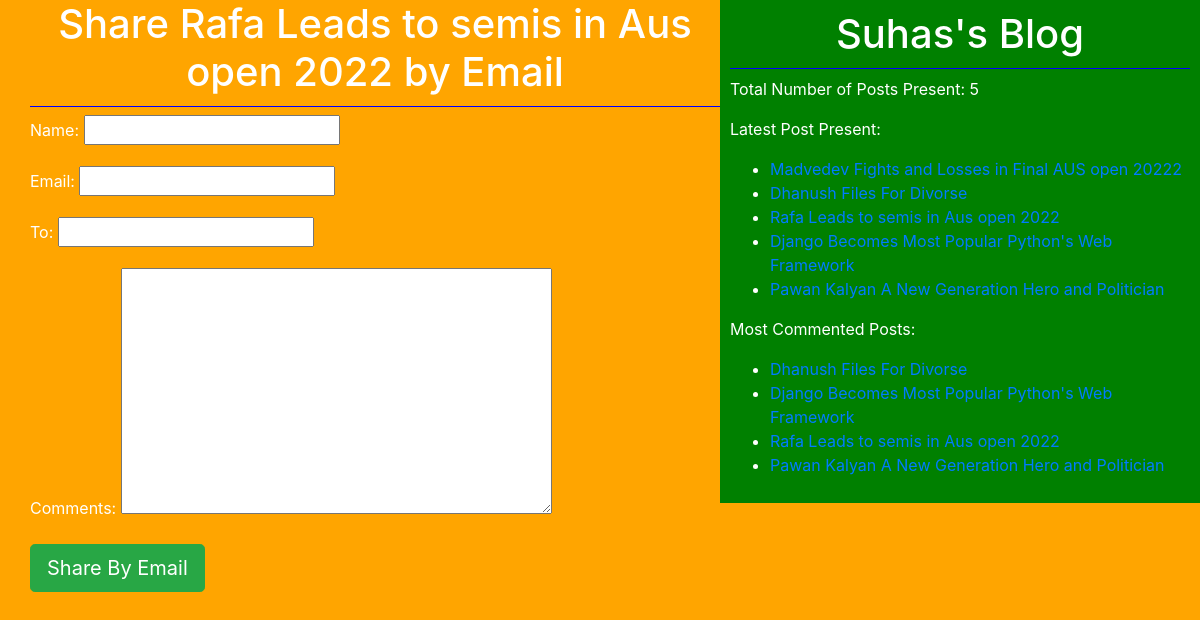
The app's page /2/share/ with its own data.
### testapp/models.py (models this page shows, shortened)
class Post(models.Model):
    title=models.CharField(max_length=250)
    slug=models.SlugField(max_length=300,unique_for_date='publish')
    author=models.ForeignKey(User,related_name='post_detail',on_delete=models.CASCADE)
    body=models.TextField()
    publish=models.DateField(default=timezone.now)
    created=models.DateTimeField(auto_now_add=True)
    updated=models.DateTimeField(auto_now_add=True)
    STATUS_CHOICES=(('draft','Draft'),('published','Published'))
    status=models.CharField(max_length=10,choices=STATUS_CHOICES,default='draft')
    tags=TaggableManager()
    class Meta:
        ordering=('-publish',)
    def get_absolute_url(self):
        return reverse('post_detail',args=[self.publish.year,self.publish.strftime('%m'),self.publish.strftime('%d'),self.slug])

### testapp/views.py (the view, shortened to what this page needs)
# urls.py: re_path('(?P<id>\d+)/share/$', views.mail_send_view),
def mail_send_view(request,id):
    post=get_object_or_404(Post,id=id,status='published')
    form=EmailSendForm()
    sent=False
    return render(request,'testapp/sharebyemail.html',{'post':post,'form':form,'sent':sent})

### testapp/forms.py
class EmailSendForm(forms.Form):
    name=forms.CharField()
    email=forms.EmailField()
    to=forms.EmailField()
    comments=forms.CharField(required=False,widget=forms.Textarea)

### testapp/templatetags/blog_tags.py (called while the page is built)
@register.simple_tag(name='my_tag')
def total_posts():
    return Post.objects.count()

@register.inclusion_tag('testapp/latest_posts123.html')
def show_latest_posts(count=5):
    latest_posts=Post.objects.order_by('-publish')[:count]
    return {'latest_posts':latest_posts}

@register.simple_tag()
def get_most_commented_posts(count=4):
    return Post.objects.annotate(total_comments=Count('comments')).order_by('-total_comments')[:count]

### templates/testapp/sharebyemail.html (shortened to what this page needs)
<!DOCTYPE html>
{%extends 'testapp/base.html'%}
{%load static%}
{%block body_block%}
{%if sent%}
<h1>Email Sent successfully</h1>
<h2>{{post.title}} by Email Enjoy your Reading</h2>
{%else%}
<h1>Share {{post.title}} by Email</h1>
<form  method="post">
  {{form.as_p}}
  <input type="submit" name="" class='btn btn-lg btn-success' value="Share By Email">
</form>
{%endif%}
{%endblock%}

### templates/testapp/base.html (shortened to what this page needs)
<!DOCTYPE html>
{%load blog_tags%}
{%load static%}
<html lang="en" dir="ltr">
  <head>
    <link rel="stylesheet" href="https://cdn.jsdelivr.net/npm/bootstrap@4.5.3/dist/css/bootstrap.min.css">
<link rel="stylesheet" href="https://cdn.jsdelivr.net/npm/bootstrap@4.5.3/dist/css/bootstrap.min.css">
<link rel="stylesheet" href="{%static "css/practiseblog.css"%}">
  </head>
  <body>
    <div class="center">
      {%block body_block%}
      {%endblock%}
    </div>
    <div class="sidebar">
      <h1>Suhas's Blog</h1>
      <p>Total Number of Posts Present: <span>{%my_tag%}</span></p>
      <p>Latest Post Present: {%show_latest_posts%}</p>
      <p>Most Commented Posts: </p>
      {%get_most_commented_posts as most_commented_posts%}
      <ul>
        {%for post in most_commented_posts%}
        <li><a href="{{post.get_absolute_url}}">{{post.title}}</a></li>
        {%endfor%}
      </ul>
    </div>
  </body>
</html>

### templates/testapp/latest_posts123.html
<ul>
  {%for posts in latest_posts%}
  <li><a href="{{posts.get_absolute_url}}">{{posts.title}}</a></li>
  {%endfor%}
</ul>

### static/css/practiseblog.css (style rules this page uses)
.center { float:left; width: 60%; padding: 0 0 0 30px; }
.sidebar { float: right; width: 40%; padding: 10px; background: green; height: 100%; }
h1 { text-align: center; border-bottom: 1px solid blue; padding: 0 0 10px 0; }
html { height: 100%; }
body { background: orange; color:white; }

### records on screen
Post: title "Rafa Leads to semis in Aus open 2022"
Post: title "Madvedev Fights and Losses in Final AUS open 20222"
Post: title "Dhanush Files For Divorse"
Post: title "Django Becomes Most Popular Python's Web Framework"
Post: title "Pawan Kalyan A New Generation Hero and Politician"
